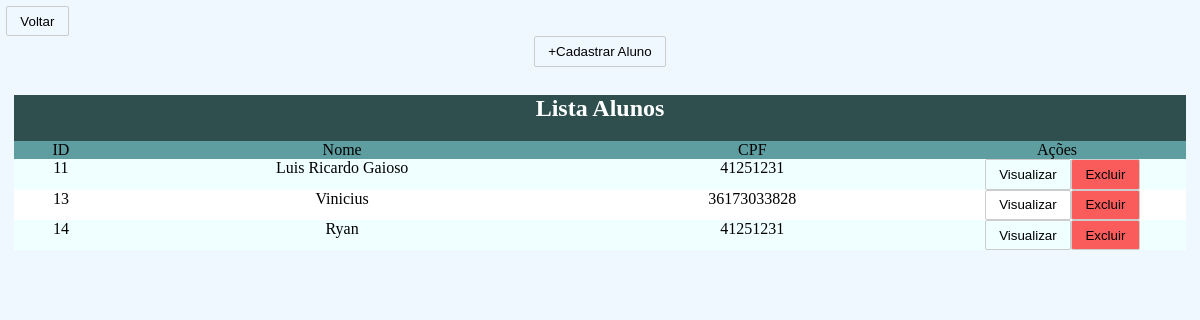
/alunos.php, run on the app's committed database.
### tables this page shows
CREATE TABLE `alunos` (
  `id` int(11) NOT NULL,
  `nome` varchar(100) NOT NULL,
  `cpf` varchar(14) NOT NULL,
  `data_nascimento` date NOT NULL,
  `endereco` varchar(255) NOT NULL,
  `telefone` varchar(15) NOT NULL
);

### alunos.php (the view, shortened to what this page needs)
<link rel="stylesheet" href="style.css">
<?php
include_once("conexao.php");
?>
<a href="index.php"><button class="btn">Voltar</button></a>
<div style="text-align: center;">
    <button class="btn" onclick="aparecerCadastrar()">+Cadastrar Aluno</button>
    <div style="padding: 8px;">
        <div style="text-align: center; background-color:darkslategray;">
            <h2 style="color: white;">Lista Alunos</h2>
            <div style="width: 100%; display:flex; background-color:cadetblue">
                <div style="width: 8%;">ID</div>
                <div style="width: 40%;">Nome</div>
                <div style="width: 30%;">CPF</div>
                <div style="width: 22%;">Ações</div>
            </div>
        </div>
        <?php
        $sql = "SELECT * FROM ALUNOS";
        $result = $conexao->query($sql);
        $a = 0;
        foreach ($result as $aluno) {
            $alunoId   = $aluno["id"];
            if ($a % 2 == 0) {
                $cor = "azure";
            } else {
                $cor = "white";
            }
            $alunoNome = $aluno["nome"];
            $alunoCPF  = $aluno["cpf"];
            $div       = "alunoInfo" . $alunoId;
        ?>
            <div name="<?= $alunoId ?>" style="display: flex; background-color:<?= $cor ?>; text-align: center">
                <div style="width: 8%;"><?= $alunoId ?></div>
                <div style="width: 40%;"><?= $alunoNome ?></div>
                <div style="width: 30%;"><?= $alunoCPF ?></div>
                <div style="width: 22%;">
                    <div style="margin-left:22%; display: flex; ">
                        <button class="btn" onclick="aparecerInfoAluno(<?= $div ?>)">Visualizar</button>
                        <a href="excluirAluno.php?id=<?= $alunoId ?>"><button class="btn-danger">Excluir</button></a>
                    </div>
                </div>
            </div>
        <?php
        $a++;
        }
        ?>
    </div>
</div>

### style.css (style rules this page uses)
.btn { background-color: transparent; border: 1px solid #ccc; padding: 0.5em 1em; border-radius: 2px; margin: 0; outline: none; text-decoration: none; cursor: pointer; }
.btn-danger { background-color:rgb(250, 91, 91); border: 1px solid #ccc; padding: 0.5em 1em; border-radius: 2px; margin: 0; outline: none; text-decoration: none; cursor: pointer; }
a { text-decoration: none; color: black; cursor: pointer; outline: none; }

### data on the page
alunos: id "11", nome "Luis Ricardo Gaioso", cpf "41251231"
alunos: id "13", nome "Vinicius", cpf "36173033828"
alunos: id "14", nome "Ryan", cpf "41251231"
